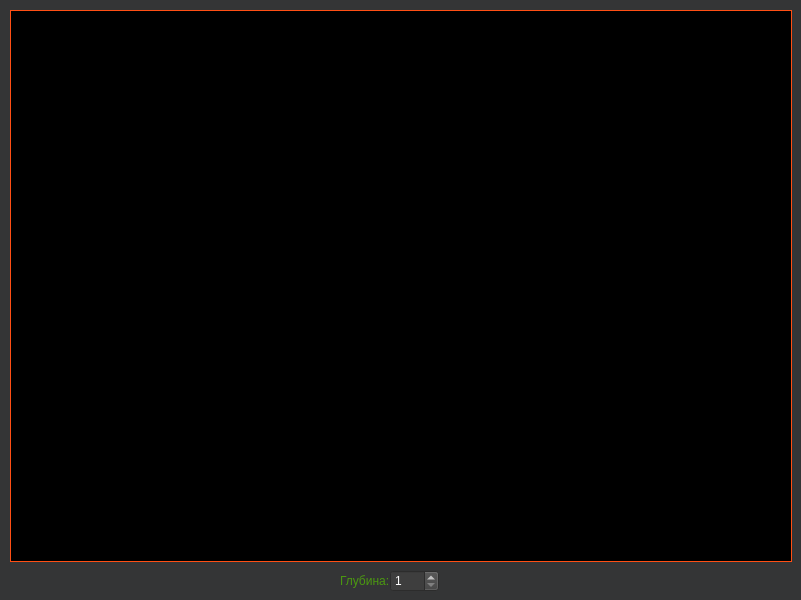
<?xml version="1.0" encoding="UTF-8"?>
<ui version="4.0">
 <class>MainWindow</class>
 <widget class="QMainWindow" name="MainWindow">
  <property name="enabled">
   <bool>true</bool>
  </property>
  <property name="geometry">
   <rect>
    <x>0</x>
    <y>0</y>
    <width>801</width>
    <height>600</height>
   </rect>
  </property>
  <property name="sizePolicy">
   <sizepolicy hsizetype="Preferred" vsizetype="Preferred">
    <horstretch>0</horstretch>
    <verstretch>0</verstretch>
   </sizepolicy>
  </property>
  <property name="windowTitle">
   <string>Лабораторная №2</string>
  </property>
  <property name="animated">
   <bool>false</bool>
  </property>
  <property name="documentMode">
   <bool>false</bool>
  </property>
  <widget class="QWidget" name="centralwidget">
   <property name="palette">
    <palette>
     <active>
      <colorrole role="WindowText">
       <brush brushstyle="SolidPattern">
        <color alpha="255">
         <red>255</red>
         <green>255</green>
         <blue>255</blue>
        </color>
       </brush>
      </colorrole>
      <colorrole role="Button">
       <brush brushstyle="SolidPattern">
        <color alpha="255">
         <red>52</red>
         <green>53</green>
         <blue>54</blue>
        </color>
       </brush>
      </colorrole>
      <colorrole role="Light">
       <brush brushstyle="SolidPattern">
        <color alpha="255">
         <red>78</red>
         <green>79</green>
         <blue>81</blue>
        </color>
       </brush>
      </colorrole>
      <colorrole role="Midlight">
       <brush brushstyle="SolidPattern">
        <color alpha="255">
         <red>65</red>
         <green>66</green>
         <blue>67</blue>
        </color>
       </brush>
      </colorrole>
      <colorrole role="Dark">
       <brush brushstyle="SolidPattern">
        <color alpha="255">
         <red>26</red>
         <green>26</green>
         <blue>27</blue>
        </color>
       </brush>
      </colorrole>
      <colorrole role="Mid">
       <brush brushstyle="SolidPattern">
        <color alpha="255">
         <red>34</red>
         <green>35</green>
         <blue>36</blue>
        </color>
       </brush>
      </colorrole>
      <colorrole role="Text">
       <brush brushstyle="SolidPattern">
        <color alpha="255">
         <red>255</red>
         <green>255</green>
         <blue>255</blue>
        </color>
       </brush>
      </colorrole>
      <colorrole role="BrightText">
       <brush brushstyle="SolidPattern">
        <color alpha="255">
         <red>255</red>
         <green>255</green>
         <blue>255</blue>
        </color>
       </brush>
      </colorrole>
      <colorrole role="ButtonText">
       <brush brushstyle="SolidPattern">
        <color alpha="255">
         <red>255</red>
         <green>255</green>
         <blue>255</blue>
        </color>
       </brush>
      </colorrole>
      <colorrole role="Base">
       <brush brushstyle="SolidPattern">
        <color alpha="255">
         <red>0</red>
         <green>0</green>
         <blue>0</blue>
        </color>
       </brush>
      </colorrole>
      <colorrole role="Window">
       <brush brushstyle="SolidPattern">
        <color alpha="255">
         <red>52</red>
         <green>53</green>
         <blue>54</blue>
        </color>
       </brush>
      </colorrole>
      <colorrole role="Shadow">
       <brush brushstyle="SolidPattern">
        <color alpha="255">
         <red>0</red>
         <green>0</green>
         <blue>0</blue>
        </color>
       </brush>
      </colorrole>
      <colorrole role="AlternateBase">
       <brush brushstyle="SolidPattern">
        <color alpha="255">
         <red>26</red>
         <green>26</green>
         <blue>27</blue>
        </color>
       </brush>
      </colorrole>
      <colorrole role="ToolTipBase">
       <brush brushstyle="SolidPattern">
        <color alpha="255">
         <red>255</red>
         <green>255</green>
         <blue>220</blue>
        </color>
       </brush>
      </colorrole>
      <colorrole role="ToolTipText">
       <brush brushstyle="SolidPattern">
        <color alpha="255">
         <red>0</red>
         <green>0</green>
         <blue>0</blue>
        </color>
       </brush>
      </colorrole>
      <colorrole role="PlaceholderText">
       <brush brushstyle="SolidPattern">
        <color alpha="128">
         <red>255</red>
         <green>255</green>
         <blue>255</blue>
        </color>
       </brush>
      </colorrole>
     </active>
     <inactive>
      <colorrole role="WindowText">
       <brush brushstyle="SolidPattern">
        <color alpha="255">
         <red>255</red>
         <green>255</green>
         <blue>255</blue>
        </color>
       </brush>
      </colorrole>
      <colorrole role="Button">
       <brush brushstyle="SolidPattern">
        <color alpha="255">
         <red>52</red>
         <green>53</green>
         <blue>54</blue>
        </color>
       </brush>
      </colorrole>
      <colorrole role="Light">
       <brush brushstyle="SolidPattern">
        <color alpha="255">
         <red>78</red>
         <green>79</green>
         <blue>81</blue>
        </color>
       </brush>
      </colorrole>
      <colorrole role="Midlight">
       <brush brushstyle="SolidPattern">
        <color alpha="255">
         <red>65</red>
         <green>66</green>
         <blue>67</blue>
        </color>
       </brush>
      </colorrole>
      <colorrole role="Dark">
       <brush brushstyle="SolidPattern">
        <color alpha="255">
         <red>26</red>
         <green>26</green>
         <blue>27</blue>
        </color>
       </brush>
      </colorrole>
      <colorrole role="Mid">
       <brush brushstyle="SolidPattern">
        <color alpha="255">
         <red>34</red>
         <green>35</green>
         <blue>36</blue>
        </color>
       </brush>
      </colorrole>
      <colorrole role="Text">
       <brush brushstyle="SolidPattern">
        <color alpha="255">
         <red>255</red>
         <green>255</green>
         <blue>255</blue>
        </color>
       </brush>
      </colorrole>
      <colorrole role="BrightText">
       <brush brushstyle="SolidPattern">
        <color alpha="255">
         <red>255</red>
         <green>255</green>
         <blue>255</blue>
        </color>
       </brush>
      </colorrole>
      <colorrole role="ButtonText">
       <brush brushstyle="SolidPattern">
        <color alpha="255">
         <red>255</red>
         <green>255</green>
         <blue>255</blue>
        </color>
       </brush>
      </colorrole>
      <colorrole role="Base">
       <brush brushstyle="SolidPattern">
        <color alpha="255">
         <red>0</red>
         <green>0</green>
         <blue>0</blue>
        </color>
       </brush>
      </colorrole>
      <colorrole role="Window">
       <brush brushstyle="SolidPattern">
        <color alpha="255">
         <red>52</red>
         <green>53</green>
         <blue>54</blue>
        </color>
       </brush>
      </colorrole>
      <colorrole role="Shadow">
       <brush brushstyle="SolidPattern">
        <color alpha="255">
         <red>0</red>
         <green>0</green>
         <blue>0</blue>
        </color>
       </brush>
      </colorrole>
      <colorrole role="AlternateBase">
       <brush brushstyle="SolidPattern">
        <color alpha="255">
         <red>26</red>
         <green>26</green>
         <blue>27</blue>
        </color>
       </brush>
      </colorrole>
      <colorrole role="ToolTipBase">
       <brush brushstyle="SolidPattern">
        <color alpha="255">
         <red>255</red>
         <green>255</green>
         <blue>220</blue>
        </color>
       </brush>
      </colorrole>
      <colorrole role="ToolTipText">
       <brush brushstyle="SolidPattern">
        <color alpha="255">
         <red>0</red>
         <green>0</green>
         <blue>0</blue>
        </color>
       </brush>
      </colorrole>
      <colorrole role="PlaceholderText">
       <brush brushstyle="SolidPattern">
        <color alpha="128">
         <red>255</red>
         <green>255</green>
         <blue>255</blue>
        </color>
       </brush>
      </colorrole>
     </inactive>
     <disabled>
      <colorrole role="WindowText">
       <brush brushstyle="SolidPattern">
        <color alpha="255">
         <red>26</red>
         <green>26</green>
         <blue>27</blue>
        </color>
       </brush>
      </colorrole>
      <colorrole role="Button">
       <brush brushstyle="SolidPattern">
        <color alpha="255">
         <red>52</red>
         <green>53</green>
         <blue>54</blue>
        </color>
       </brush>
      </colorrole>
      <colorrole role="Light">
       <brush brushstyle="SolidPattern">
        <color alpha="255">
         <red>78</red>
         <green>79</green>
         <blue>81</blue>
        </color>
       </brush>
      </colorrole>
      <colorrole role="Midlight">
       <brush brushstyle="SolidPattern">
        <color alpha="255">
         <red>65</red>
         <green>66</green>
         <blue>67</blue>
        </color>
       </brush>
      </colorrole>
      <colorrole role="Dark">
       <brush brushstyle="SolidPattern">
        <color alpha="255">
         <red>26</red>
         <green>26</green>
         <blue>27</blue>
        </color>
       </brush>
      </colorrole>
      <colorrole role="Mid">
       <brush brushstyle="SolidPattern">
        <color alpha="255">
         <red>34</red>
         <green>35</green>
         <blue>36</blue>
        </color>
       </brush>
      </colorrole>
      <colorrole role="Text">
       <brush brushstyle="SolidPattern">
        <color alpha="255">
         <red>26</red>
         <green>26</green>
         <blue>27</blue>
        </color>
       </brush>
      </colorrole>
      <colorrole role="BrightText">
       <brush brushstyle="SolidPattern">
        <color alpha="255">
         <red>255</red>
         <green>255</green>
         <blue>255</blue>
        </color>
       </brush>
      </colorrole>
      <colorrole role="ButtonText">
       <brush brushstyle="SolidPattern">
        <color alpha="255">
         <red>26</red>
         <green>26</green>
         <blue>27</blue>
        </color>
       </brush>
      </colorrole>
      <colorrole role="Base">
       <brush brushstyle="SolidPattern">
        <color alpha="255">
         <red>52</red>
         <green>53</green>
         <blue>54</blue>
        </color>
       </brush>
      </colorrole>
      <colorrole role="Window">
       <brush brushstyle="SolidPattern">
        <color alpha="255">
         <red>52</red>
         <green>53</green>
         <blue>54</blue>
        </color>
       </brush>
      </colorrole>
      <colorrole role="Shadow">
       <brush brushstyle="SolidPattern">
        <color alpha="255">
         <red>0</red>
         <green>0</green>
         <blue>0</blue>
        </color>
       </brush>
      </colorrole>
      <colorrole role="AlternateBase">
       <brush brushstyle="SolidPattern">
        <color alpha="255">
         <red>52</red>
         <green>53</green>
         <blue>54</blue>
        </color>
       </brush>
      </colorrole>
      <colorrole role="ToolTipBase">
       <brush brushstyle="SolidPattern">
        <color alpha="255">
         <red>255</red>
         <green>255</green>
         <blue>220</blue>
        </color>
       </brush>
      </colorrole>
      <colorrole role="ToolTipText">
       <brush brushstyle="SolidPattern">
        <color alpha="255">
         <red>0</red>
         <green>0</green>
         <blue>0</blue>
        </color>
       </brush>
      </colorrole>
      <colorrole role="PlaceholderText">
       <brush brushstyle="SolidPattern">
        <color alpha="128">
         <red>255</red>
         <green>255</green>
         <blue>255</blue>
        </color>
       </brush>
      </colorrole>
     </disabled>
    </palette>
   </property>
   <property name="autoFillBackground">
    <bool>true</bool>
   </property>
   <widget class="QSpinBox" name="spinBox">
    <property name="geometry">
     <rect>
      <x>390</x>
      <y>570</y>
      <width>49</width>
      <height>22</height>
     </rect>
    </property>
    <property name="styleSheet">
     <string notr="true">background-color: rgb(62, 62, 62);
color: rgb(255, 255, 255);</string>
    </property>
    <property name="wrapping">
     <bool>false</bool>
    </property>
    <property name="accelerated">
     <bool>false</bool>
    </property>
    <property name="minimum">
     <number>1</number>
    </property>
    <property name="maximum">
     <number>10</number>
    </property>
   </widget>
   <widget class="QFrame" name="frame">
    <property name="enabled">
     <bool>true</bool>
    </property>
    <property name="geometry">
     <rect>
      <x>10</x>
      <y>10</y>
      <width>782</width>
      <height>552</height>
     </rect>
    </property>
    <property name="palette">
     <palette>
      <active>
       <colorrole role="WindowText">
        <brush brushstyle="SolidPattern">
         <color alpha="255">
          <red>255</red>
          <green>79</green>
          <blue>20</blue>
         </color>
        </brush>
       </colorrole>
       <colorrole role="Text">
        <brush brushstyle="SolidPattern">
         <color alpha="255">
          <red>255</red>
          <green>255</green>
          <blue>255</blue>
         </color>
        </brush>
       </colorrole>
       <colorrole role="BrightText">
        <brush brushstyle="SolidPattern">
         <color alpha="255">
          <red>255</red>
          <green>255</green>
          <blue>255</blue>
         </color>
        </brush>
       </colorrole>
       <colorrole role="ButtonText">
        <brush brushstyle="SolidPattern">
         <color alpha="255">
          <red>255</red>
          <green>255</green>
          <blue>255</blue>
         </color>
        </brush>
       </colorrole>
       <colorrole role="Base">
        <brush brushstyle="SolidPattern">
         <color alpha="255">
          <red>0</red>
          <green>0</green>
          <blue>0</blue>
         </color>
        </brush>
       </colorrole>
       <colorrole role="Window">
        <brush brushstyle="SolidPattern">
         <color alpha="255">
          <red>0</red>
          <green>0</green>
          <blue>0</blue>
         </color>
        </brush>
       </colorrole>
       <colorrole role="Shadow">
        <brush brushstyle="SolidPattern">
         <color alpha="255">
          <red>0</red>
          <green>0</green>
          <blue>0</blue>
         </color>
        </brush>
       </colorrole>
       <colorrole role="AlternateBase">
        <brush brushstyle="SolidPattern">
         <color alpha="255">
          <red>0</red>
          <green>0</green>
          <blue>0</blue>
         </color>
        </brush>
       </colorrole>
       <colorrole role="ToolTipBase">
        <brush brushstyle="SolidPattern">
         <color alpha="255">
          <red>255</red>
          <green>255</green>
          <blue>220</blue>
         </color>
        </brush>
       </colorrole>
       <colorrole role="ToolTipText">
        <brush brushstyle="SolidPattern">
         <color alpha="255">
          <red>0</red>
          <green>0</green>
          <blue>0</blue>
         </color>
        </brush>
       </colorrole>
       <colorrole role="PlaceholderText">
        <brush brushstyle="SolidPattern">
         <color alpha="128">
          <red>255</red>
          <green>255</green>
          <blue>255</blue>
         </color>
        </brush>
       </colorrole>
      </active>
      <inactive>
       <colorrole role="WindowText">
        <brush brushstyle="SolidPattern">
         <color alpha="255">
          <red>255</red>
          <green>79</green>
          <blue>20</blue>
         </color>
        </brush>
       </colorrole>
       <colorrole role="Text">
        <brush brushstyle="SolidPattern">
         <color alpha="255">
          <red>255</red>
          <green>255</green>
          <blue>255</blue>
         </color>
        </brush>
       </colorrole>
       <colorrole role="BrightText">
        <brush brushstyle="SolidPattern">
         <color alpha="255">
          <red>255</red>
          <green>255</green>
          <blue>255</blue>
         </color>
        </brush>
       </colorrole>
       <colorrole role="ButtonText">
        <brush brushstyle="SolidPattern">
         <color alpha="255">
          <red>255</red>
          <green>255</green>
          <blue>255</blue>
         </color>
        </brush>
       </colorrole>
       <colorrole role="Base">
        <brush brushstyle="SolidPattern">
         <color alpha="255">
          <red>0</red>
          <green>0</green>
          <blue>0</blue>
         </color>
        </brush>
       </colorrole>
       <colorrole role="Window">
        <brush brushstyle="SolidPattern">
         <color alpha="255">
          <red>0</red>
          <green>0</green>
          <blue>0</blue>
         </color>
        </brush>
       </colorrole>
       <colorrole role="Shadow">
        <brush brushstyle="SolidPattern">
         <color alpha="255">
          <red>0</red>
          <green>0</green>
          <blue>0</blue>
         </color>
        </brush>
       </colorrole>
       <colorrole role="AlternateBase">
        <brush brushstyle="SolidPattern">
         <color alpha="255">
          <red>0</red>
          <green>0</green>
          <blue>0</blue>
         </color>
        </brush>
       </colorrole>
       <colorrole role="ToolTipBase">
        <brush brushstyle="SolidPattern">
         <color alpha="255">
          <red>255</red>
          <green>255</green>
          <blue>220</blue>
         </color>
        </brush>
       </colorrole>
       <colorrole role="ToolTipText">
        <brush brushstyle="SolidPattern">
         <color alpha="255">
          <red>0</red>
          <green>0</green>
          <blue>0</blue>
         </color>
        </brush>
       </colorrole>
       <colorrole role="PlaceholderText">
        <brush brushstyle="SolidPattern">
         <color alpha="128">
          <red>255</red>
          <green>255</green>
          <blue>255</blue>
         </color>
        </brush>
       </colorrole>
      </inactive>
      <disabled>
       <colorrole role="WindowText">
        <brush brushstyle="SolidPattern">
         <color alpha="255">
          <red>0</red>
          <green>0</green>
          <blue>0</blue>
         </color>
        </brush>
       </colorrole>
       <colorrole role="Text">
        <brush brushstyle="SolidPattern">
         <color alpha="255">
          <red>0</red>
          <green>0</green>
          <blue>0</blue>
         </color>
        </brush>
       </colorrole>
       <colorrole role="BrightText">
        <brush brushstyle="SolidPattern">
         <color alpha="255">
          <red>255</red>
          <green>255</green>
          <blue>255</blue>
         </color>
        </brush>
       </colorrole>
       <colorrole role="ButtonText">
        <brush brushstyle="SolidPattern">
         <color alpha="255">
          <red>0</red>
          <green>0</green>
          <blue>0</blue>
         </color>
        </brush>
       </colorrole>
       <colorrole role="Base">
        <brush brushstyle="SolidPattern">
         <color alpha="255">
          <red>0</red>
          <green>0</green>
          <blue>0</blue>
         </color>
        </brush>
       </colorrole>
       <colorrole role="Window">
        <brush brushstyle="SolidPattern">
         <color alpha="255">
          <red>0</red>
          <green>0</green>
          <blue>0</blue>
         </color>
        </brush>
       </colorrole>
       <colorrole role="Shadow">
        <brush brushstyle="SolidPattern">
         <color alpha="255">
          <red>0</red>
          <green>0</green>
          <blue>0</blue>
         </color>
        </brush>
       </colorrole>
       <colorrole role="AlternateBase">
        <brush brushstyle="SolidPattern">
         <color alpha="255">
          <red>0</red>
          <green>0</green>
          <blue>0</blue>
         </color>
        </brush>
       </colorrole>
       <colorrole role="ToolTipBase">
        <brush brushstyle="SolidPattern">
         <color alpha="255">
          <red>255</red>
          <green>255</green>
          <blue>220</blue>
         </color>
        </brush>
       </colorrole>
       <colorrole role="ToolTipText">
        <brush brushstyle="SolidPattern">
         <color alpha="255">
          <red>0</red>
          <green>0</green>
          <blue>0</blue>
         </color>
        </brush>
       </colorrole>
       <colorrole role="PlaceholderText">
        <brush brushstyle="SolidPattern">
         <color alpha="128">
          <red>255</red>
          <green>255</green>
          <blue>255</blue>
         </color>
        </brush>
       </colorrole>
      </disabled>
     </palette>
    </property>
    <property name="focusPolicy">
     <enum>Qt::StrongFocus</enum>
    </property>
    <property name="layoutDirection">
     <enum>Qt::LeftToRight</enum>
    </property>
    <property name="autoFillBackground">
     <bool>true</bool>
    </property>
    <property name="frameShape">
     <enum>QFrame::Box</enum>
    </property>
    <property name="frameShadow">
     <enum>QFrame::Plain</enum>
    </property>
    <property name="lineWidth">
     <number>1</number>
    </property>
    <property name="midLineWidth">
     <number>1</number>
    </property>
   </widget>
   <widget class="QLabel" name="label">
    <property name="geometry">
     <rect>
      <x>340</x>
      <y>573</y>
      <width>51</width>
      <height>16</height>
     </rect>
    </property>
    <property name="styleSheet">
     <string notr="true">color: rgb(75, 152, 16);</string>
    </property>
    <property name="text">
     <string>Глубина:</string>
    </property>
   </widget>
  </widget>
 </widget>
 <resources/>
 <connections/>
</ui>
